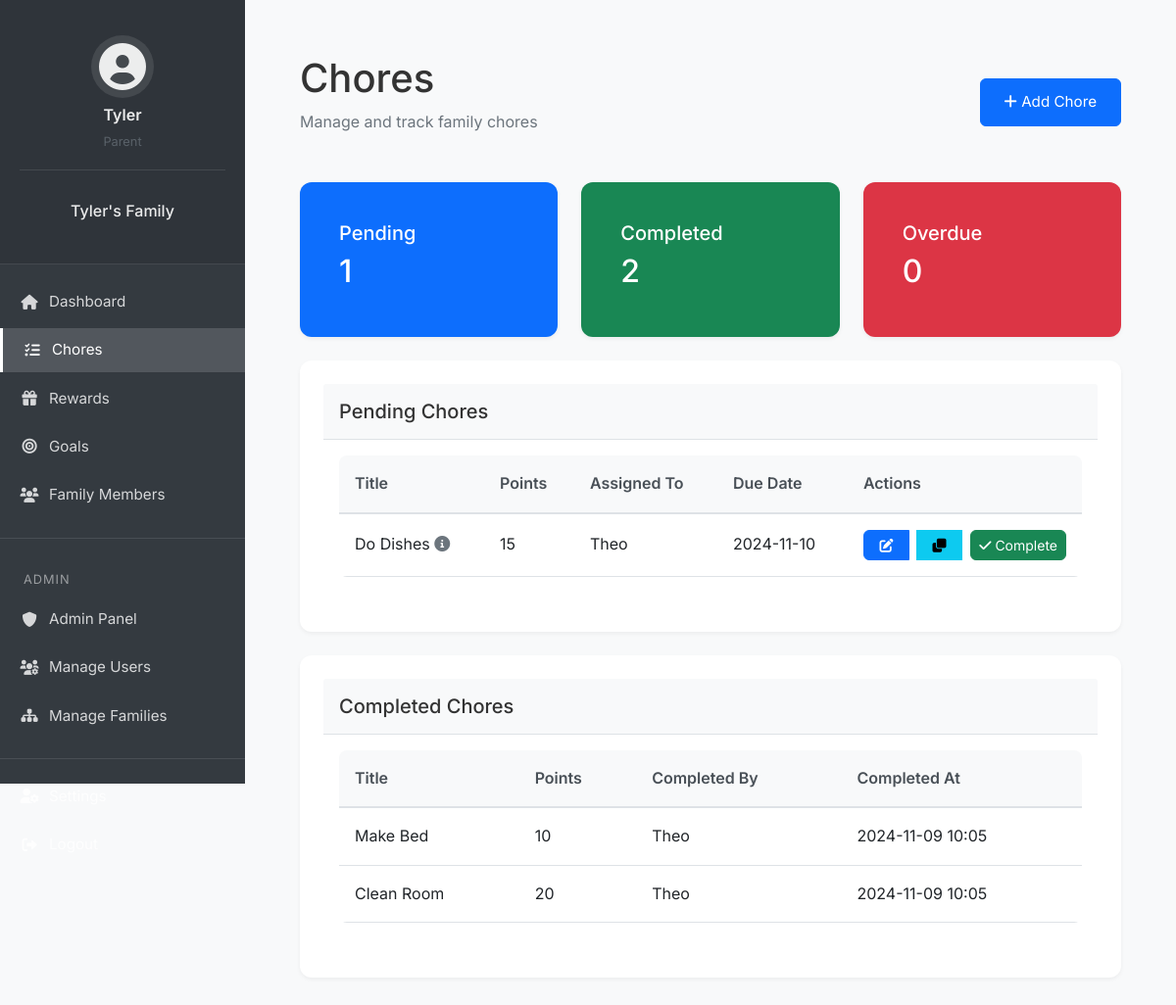
The page /chores/ (signed in) on the database its author committed.
### app/models/user.py (models this page shows, shortened)
class User(db.Model, UserMixin):
    id = db.Column(db.Integer, primary_key=True)
    username = db.Column(db.String(64), unique=True, nullable=False)
    email = db.Column(db.String(120), unique=True, nullable=False)
    password_hash = db.Column(db.String(128), nullable=False)
    pin = db.Column(db.String(4))
    created_at = db.Column(db.DateTime, default=datetime.utcnow)
    is_superuser = db.Column(db.Boolean, default=False)
    is_parent = db.Column(db.Boolean, default=False)
    family_id = db.Column(db.Integer, db.ForeignKey('family.id'))
    parent_id = db.Column(db.Integer, db.ForeignKey('user.id'), nullable=True)
    children = db.relationship('User', backref=db.backref('parent', remote_side=[id]))
    coins = db.Column(db.Integer, default=0)
    family_points = db.Column(db.Integer, default=0)
    created_goal_categories = db.relationship('GoalCategory', back_populates='created_by')
    created_goals = db.relationship('Goal', back_populates='created_by')
    avatar = db.Column(db.String(50), default='fa-user-circle')

class Family(db.Model):
    __tablename__ = 'family'
    id = db.Column(db.Integer, primary_key=True)
    name = db.Column(db.String(100), nullable=False)
    family_code = db.Column(db.String(8), unique=True, nullable=False)
    created_at = db.Column(db.DateTime, nullable=False, default=datetime.utcnow)
    members = db.relationship('User', backref='family', lazy=True)
    chores = db.relationship('app.models.chore.Chore', backref='family', lazy=True)
    goal_categories = db.relationship('GoalCategory', back_populates='family', lazy=True)
    goals = db.relationship('Goal', back_populates='family', lazy=True)

### app/models/chore.py (models this page shows, shortened)
class Chore(db.Model):
    __tablename__ = 'chore'
    __table_args__ = {'extend_existing': True}
    id = db.Column(db.Integer, primary_key=True)
    title = db.Column(db.String(100), nullable=False)
    description = db.Column(db.Text, nullable=True)
    points = db.Column(db.Integer, nullable=False, default=0)
    status = db.Column(db.String(20), nullable=False, default='pending')  # pending, completed, verified
    due_date = db.Column(db.DateTime, nullable=True)
    created_at = db.Column(db.DateTime, nullable=False, default=datetime.utcnow)
    completed_at = db.Column(db.DateTime, nullable=True)
    family_id = db.Column(db.Integer, db.ForeignKey('family.id'), nullable=False)
    assigned_to_id = db.Column(db.Integer, db.ForeignKey('user.id'), nullable=True)
    created_by_id = db.Column(db.Integer, db.ForeignKey('user.id'), nullable=False)
    category_id = db.Column(db.Integer, db.ForeignKey('chore_category.id'), nullable=True)
    assigned_to = db.relationship('User', foreign_keys=[assigned_to_id], backref=db.backref('assigned_chores', lazy=True))
    created_by = db.relationship('User', foreign_keys=[created_by_id], backref=db.backref('created_chores', lazy=True))

### app/controllers/chores.py (the view)
@chores_bp.route('/')
@login_required
def list_chores():
    if current_user.is_parent:
        chores = Chore.query.filter_by(family_id=current_user.family_id).all()
    else:
        chores = Chore.query.filter_by(
            family_id=current_user.family_id,
            assigned_to_id=current_user.id
        ).all()
    pending_chores = [c for c in chores if c.status == 'pending']
    completed_chores = [c for c in chores if c.status == 'completed']
    overdue_chores = [c for c in chores if c.status == 'overdue']
    categories = ChoreCategory.query.filter_by(family_id=current_user.family_id).all()
    return render_template('chores/list.html',
                         pending_chores=pending_chores,
                         completed_chores=completed_chores,
                         overdue_chores=overdue_chores,
                         categories=categories)

### app/templates/chores/list.html (shortened to what this page needs)
{% extends "base.html" %}
{% block authenticated_content %}
<div class="content-container">
    <div class="page-header d-flex justify-content-between align-items-center">
        <div>
            <h1>Chores</h1>
            <p class="text-muted">Manage and track family chores</p>
        </div>
        {% if current_user.is_parent %}
        <button class="btn btn-primary" data-bs-toggle="modal" data-bs-target="#addChoreModal">
            <i class="fas fa-plus"></i> Add Chore
        </button>
        {% endif %}
    </div>
    <div class="row mb-4">
        <div class="col-md-4">
            <div class="card bg-primary text-white">
                <div class="card-body">
                    <h5 class="card-title">Pending</h5>
                    <h2>{{ pending_chores|length }}</h2>
                </div>
            </div>
        </div>
        <div class="col-md-4">
            <div class="card bg-success text-white">
                <div class="card-body">
                    <h5 class="card-title">Completed</h5>
                    <h2>{{ completed_chores|length }}</h2>
                </div>
            </div>
        </div>
        <div class="col-md-4">
            <div class="card bg-danger text-white">
                <div class="card-body">
                    <h5 class="card-title">Overdue</h5>
                    <h2>{{ overdue_chores|length }}</h2>
                </div>
            </div>
        </div>
    </div>
    <div class="card mb-4">
        <div class="card-header">
            <h3>Pending Chores</h3>
        </div>
        <div class="card-body">
            {% if pending_chores %}
            <div class="table-responsive">
                <table class="table">
                    <thead>
                        <tr>
                            <th>Title</th>
                            <th>Points</th>
                            <th>Assigned To</th>
                            <th>Due Date</th>
                            <th>Actions</th>
                        </tr>
                    </thead>
                    <tbody>
                        {% for chore in pending_chores %}
                        <tr>
                            <td>
                                {{ chore.title }}
                                {% if chore.description %}
                                <i class="fas fa-info-circle text-muted"
                                   data-bs-toggle="tooltip"
                                   title="{{ chore.description }}"></i>
                                {% endif %}
                            </td>
                            <td>{{ chore.points }}</td>
                            <td>{{ chore.assigned_to.username }}</td>
                            <td>
                                {% if chore.due_date %}
                                    {{ chore.due_date.strftime('%Y-%m-%d') }}
                                {% else %}
                                    <span class="text-muted">No due date</span>
                                {% endif %}
                            </td>
                            <td>
                                {% if current_user.is_parent or current_user.id == chore.assigned_to_id %}
                                <div class="btn-group">
                                    {% if current_user.is_parent %}
                                    <button class="btn btn-primary btn-sm"
                                            data-bs-toggle="modal"
                                            data-bs-target="#editChoreModal{{ chore.id }}">
                                        <i class="fas fa-edit"></i>
                                    </button>
                                    <button class="btn btn-info btn-sm"
                                            data-bs-toggle="modal"
                                            data-bs-target="#cloneChoreModal{{ chore.id }}">
                                        <i class="fas fa-clone"></i>
                                    </button>
                                    {% endif %}
                                    <form action="{{ url_for('chores.complete_chore', chore_id=chore.id) }}"
                                          method="POST" class="d-inline">
                                        <button type="submit" class="btn btn-success btn-sm">
                                            <i class="fas fa-check"></i> Complete
                                        </button>
                                    </form>
                                </div>
                                {% endif %}
                            </td>
                        </tr>
                        {% endfor %}
                    </tbody>
                </table>
            </div>
            {% else %}
            <p class="text-muted text-center my-4">No pending chores</p>
            {% endif %}
        </div>
    </div>
    <div class="card">
        <div class="card-header">
            <h3>Completed Chores</h3>
        </div>
        <div class="card-body">
            {% if completed_chores %}
            <div class="table-responsive">
                <table class="table">
                    <thead>
                        <tr>
                            <th>Title</th>
                            <th>Points</th>
                            <th>Completed By</th>
                            <th>Completed At</th>
                        </tr>
                    </thead>
                    <tbody>
                        {% for chore in completed_chores %}
                        <tr>
                            <td>{{ chore.title }}</td>
                            <td>{{ chore.points }}</td>
                            <td>{{ chore.assigned_to.username }}</td>
                            <td>{{ chore.completed_at.strftime('%Y-%m-%d %H:%M') }}</td>
                        </tr>
                        {% endfor %}
                    </tbody>
                </table>
            </div>
            {% else %}
            <p class="text-muted text-center my-4">No completed chores</p>
            {% endif %}
        </div>
    </div>
</div>
{% endblock %}

### app/templates/partials/_sidebar.html (shortened to what this page needs)
<nav class="sidebar">
    <div class="sidebar-header">
        <div class="user-profile text-center mb-4">
            {% if current_user.avatar.startswith('fa-') %}
                <i class="fas {{ current_user.avatar }} fa-3x mb-2"></i>
            {% else %}
                <img src="{{ url_for('static', filename='img/avatars/' + current_user.avatar) }}"
                     alt="{{ current_user.username }}'s avatar"
                     class="avatar-img mb-2">
            {% endif %}
            <div class="user-info">
                <h6 class="mb-1">{{ current_user.username }}</h6>
                <small class="text-muted">
                    {% if current_user.is_parent %}
                        Parent
                    {% else %}
                        Child
                        <div class="coins-display mt-1">
                            <i class="fas fa-coins fa-xs"></i>
                            <span class="coins-text">{{ current_user.coins }}</span>
                        </div>
                    {% endif %}
                </small>
            </div>
        </div>
        {% if current_user.family %}
        <div class="family-info text-center mb-3">
            <h5>{{ current_user.family.name }}</h5>
        </div>
        {% endif %}
    </div>
    <ul class="nav flex-column">
        <li class="nav-item">
            <a class="nav-link {% if request.endpoint == 'main.dashboard' %}active{% endif %}"
               href="{{ url_for('main.dashboard') }}">
                <i class="fas fa-home"></i>
                <span>Dashboard</span>
            </a>
        </li>
        {% if current_user.family and module_settings.get('economy', True) %}
            <li class="nav-item" data-module="economy">
                <a class="nav-link {% if request.endpoint.startswith('chores.') %}active{% endif %}"
                   href="{{ url_for('chores.list_chores') }}">
                    <i class="fas fa-tasks"></i>
                    <span>Chores</span>
                </a>
            </li>
            <li class="nav-item" data-module="economy">
                <a class="nav-link {% if request.endpoint.startswith('rewards.') %}active{% endif %}"
                   href="{{ url_for('rewards.list_rewards') }}">
                    <i class="fas fa-gift"></i>
                    <span>Rewards</span>
                </a>
            </li>
            <li class="nav-item" data-module="economy">
                <a class="nav-link {% if request.endpoint.startswith('goals.') %}active{% endif %}"
                   href="{{ url_for('goals.list_goals') }}">
                    <i class="fas fa-bullseye"></i>
                    <span>Goals</span>
                </a>
            </li>
        {% endif %}
        {% if current_user.is_parent %}
            <li class="nav-item">
                <a class="nav-link {% if request.endpoint.startswith('family.') %}active{% endif %}"
                   href="{{ url_for('family.members') }}">
                    <i class="fas fa-users"></i>
                    <span>Family Members</span>
                </a>
            </li>
        {% endif %}
        {% if current_user.is_superuser and module_settings.get('admin', True) %}
            <li class="nav-divider" data-module="admin"></li>
            <li class="menu-label" data-module="admin">Admin</li>
            <li class="nav-item" data-module="admin">
                <a class="nav-link {% if request.endpoint.startswith('admin.') %}active{% endif %}"
                   href="{{ url_for('admin.index') }}">
                    <i class="fas fa-shield-alt"></i>
                    <span>Admin Panel</span>
                </a>
            </li>
            <li class="nav-item" data-module="admin">
                <a class="nav-link {% if request.endpoint == 'admin.users' %}active{% endif %}"
                   href="{{ url_for('admin.users') }}">
                    <i class="fas fa-users-cog"></i>
                    <span>Manage Users</span>
                </a>
            </li>
            <li class="nav-item" data-module="admin">
                <a class="nav-link {% if request.endpoint == 'admin.families' %}active{% endif %}"
                   href="{{ url_for('admin.families') }}">
                    <i class="fas fa-sitemap"></i>
                    <span>Manage Families</span>
                </a>
            </li>
        {% endif %}
        <li class="nav-divider"></li>
        <li class="nav-item">
            {% if current_user.is_parent %}
                <a class="nav-link {% if request.endpoint == 'settings.profile' %}active{% endif %}"
                   href="{{ url_for('settings.profile') }}">
                    <i class="fas fa-user-cog"></i>
                    <span>Settings</span>
                </a>
            {% else %}
                <a class="nav-link {% if request.endpoint == 'settings.child_profile' %}active{% endif %}"
                   href="{{ url_for('settings.child_profile') }}">
                    <i class="fas fa-user-cog"></i>
                    <span>My Profile</span>
                </a>
            {% endif %}
        </li>
        <li class="nav-item">
            <a class="nav-link" href="{{ url_for('auth.logout') }}">
                <i class="fas fa-sign-out-alt"></i>
                <span>Logout</span>
            </a>
        </li>
    </ul>
</nav>

### rows shown on the page
User: username "Tyler"
Family: family.name "Tyler's Family"
Chore: title "Do Dishes", points "15", assigned_to.username "Theo", due_date "2024-11-10"
Chore: title "Make Bed", points "10", assigned_to.username "Theo", completed_at "2024-11-09 10:05"
Chore: title "Clean Room", points "20", assigned_to.username "Theo", completed_at "2024-11-09 10:05"

### other values the page prints
{{ pending_chores|length }} "1"
{{ completed_chores|length }} "2"
{{ overdue_chores|length }} "0"
